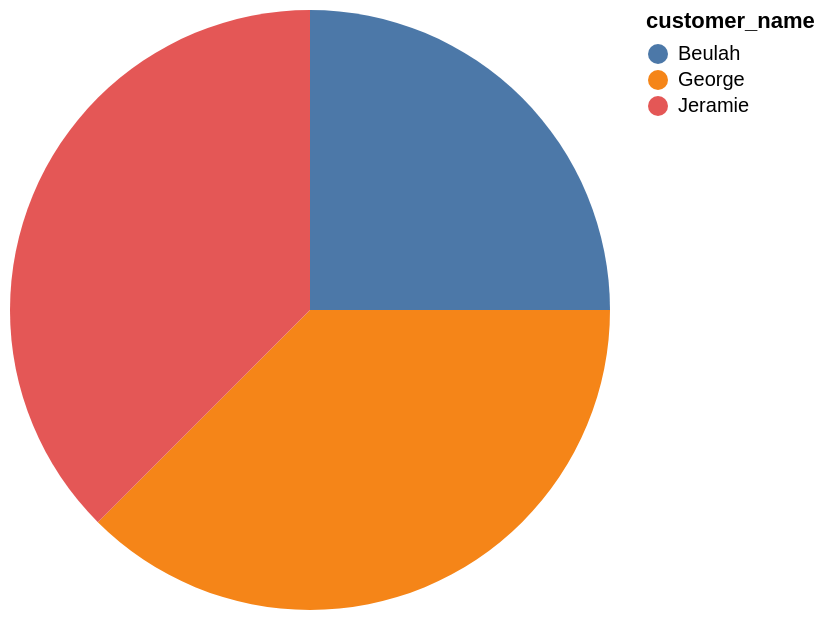

Vega-Lite specification stored for this chart:
### Vega-Lite specification from a JSON file in a GitHub repository (floating-point values rounded to 4 significant figures)
{"data": {"values": [{"x_data": "George", "y_data": 3}, {"x_data": "Beulah", "y_data": 2}, {"x_data": "Jeramie", "y_data": 3}]}, "mark": "arc", "encoding": {"theta": {"field": "y_data", "type": "quantitative", "title": "count(*)"}, "color": {"field": "x_data", "type": "nominal", "title": "customer_name"}}}
